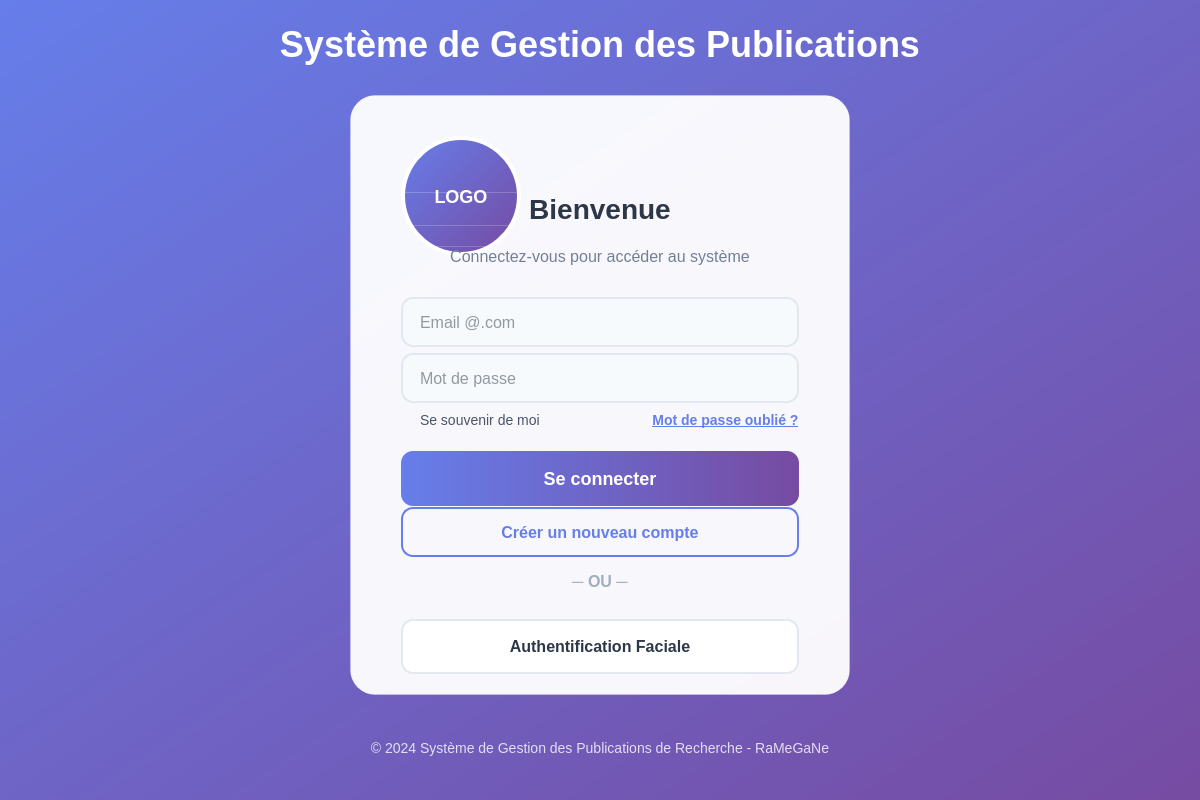
<?xml version="1.0" encoding="UTF-8"?>
<ui version="4.0">
 <class>Login</class>
 <widget class="QWidget" name="Login">
  <property name="geometry">
   <rect>
    <x>0</x>
    <y>0</y>
    <width>1200</width>
    <height>800</height>
   </rect>
  </property>
  <property name="minimumSize">
   <size>
    <width>1200</width>
    <height>800</height>
   </size>
  </property>
  <property name="windowTitle">
   <string>Login - Système de Gestion des Publications de Recherche</string>
  </property>
  <property name="styleSheet">
   <string notr="true">QWidget {
    background: qlineargradient(x1:0, y1:0, x2:1, y2:1, stop:0 #667eea, stop:1 #764ba2);
}</string>
  </property>
  <layout class="QVBoxLayout" name="mainLayout">
   <property name="spacing">
    <number>0</number>
   </property>
   <property name="leftMargin">
    <number>0</number>
   </property>
   <property name="topMargin">
    <number>0</number>
   </property>
   <property name="rightMargin">
    <number>0</number>
   </property>
   <property name="bottomMargin">
    <number>0</number>
   </property>
   <item>
    <spacer name="topSpacer">
     <property name="orientation">
      <enum>Qt::Orientation::Vertical</enum>
     </property>
     <property name="sizeType">
      <enum>QSizePolicy::Policy::Expanding</enum>
     </property>
     <property name="sizeHint" stdset="0">
      <size>
       <width>20</width>
       <height>0</height>
      </size>
     </property>
    </spacer>
   </item>
   <item>
    <widget class="QLabel" name="mainTitle">
     <property name="styleSheet">
      <string notr="true">font-size: 36px;
font-weight: 700;
color: white;
background-color: transparent;
text-align: center;</string>
     </property>
     <property name="text">
      <string>Système de Gestion des Publications</string>
     </property>
     <property name="alignment">
      <set>Qt::AlignmentFlag::AlignCenter</set>
     </property>
    </widget>
   </item>
   <item>
    <spacer name="spacerBeforeCard">
     <property name="orientation">
      <enum>Qt::Orientation::Vertical</enum>
     </property>
     <property name="sizeHint" stdset="0">
      <size>
       <width>20</width>
       <height>30</height>
      </size>
     </property>
    </spacer>
   </item>
   <item>
    <layout class="QHBoxLayout" name="centeringLayout">
     <item>
      <spacer name="horizontalSpacerLeft">
       <property name="orientation">
        <enum>Qt::Orientation::Horizontal</enum>
       </property>
       <property name="sizeHint" stdset="0">
        <size>
         <width>40</width>
         <height>20</height>
        </size>
       </property>
      </spacer>
     </item>
     <item>
      <widget class="QFrame" name="loginCard">
       <property name="minimumSize">
        <size>
         <width>500</width>
         <height>600</height>
        </size>
       </property>
       <property name="maximumSize">
        <size>
         <width>500</width>
         <height>600</height>
        </size>
       </property>
       <property name="styleSheet">
        <string notr="true">QFrame {
    background-color: rgba(255, 255, 255, 0.95);
    border-radius: 25px;
    border: 1px solid rgba(255, 255, 255, 0.2);
}</string>
       </property>
       <property name="frameShape">
        <enum>QFrame::Shape::StyledPanel</enum>
       </property>
       <property name="frameShadow">
        <enum>QFrame::Shadow::Raised</enum>
       </property>
       <layout class="QVBoxLayout" name="cardLayout">
        <property name="spacing">
         <number>20</number>
        </property>
        <property name="leftMargin">
         <number>50</number>
        </property>
        <property name="topMargin">
         <number>40</number>
        </property>
        <property name="rightMargin">
         <number>50</number>
        </property>
        <property name="bottomMargin">
         <number>40</number>
        </property>
        <item>
         <widget class="QLabel" name="logoPlaceholder">
          <property name="minimumSize">
           <size>
            <width>120</width>
            <height>120</height>
           </size>
          </property>
          <property name="maximumSize">
           <size>
            <width>120</width>
            <height>120</height>
           </size>
          </property>
          <property name="styleSheet">
           <string notr="true">QLabel {
    background: qlineargradient(x1:0, y1:0, x2:1, y2:1, stop:0 #667eea, stop:1 #764ba2);
    border-radius: 60px;
    border: 4px solid white;
    color: white;
    font-weight: bold;
    font-size: 18px;
}</string>
          </property>
          <property name="text">
           <string>LOGO</string>
          </property>
          <property name="alignment">
           <set>Qt::AlignmentFlag::AlignCenter</set>
          </property>
         </widget>
        </item>
        <item>
         <widget class="QLabel" name="welcomeLabel">
          <property name="styleSheet">
           <string notr="true">font-size: 28px;
font-weight: 600;
color: #2d3748;
background-color: transparent;
text-align: center;</string>
          </property>
          <property name="text">
           <string>Bienvenue</string>
          </property>
          <property name="alignment">
           <set>Qt::AlignmentFlag::AlignCenter</set>
          </property>
         </widget>
        </item>
        <item>
         <spacer name="fieldSpacer1">
          <property name="orientation">
           <enum>Qt::Orientation::Vertical</enum>
          </property>
          <property name="sizeHint" stdset="0">
           <size>
            <width>20</width>
            <height>10</height>
           </size>
          </property>
         </spacer>
        </item>
        <item>
         <widget class="QLabel" name="instructionLabel">
          <property name="styleSheet">
           <string notr="true">font-size: 16px;
font-weight: 400;
color: #718096;
background-color: transparent;
text-align: center;
margin-bottom: 10px;</string>
          </property>
          <property name="text">
           <string>Connectez-vous pour accéder au système</string>
          </property>
          <property name="alignment">
           <set>Qt::AlignmentFlag::AlignCenter</set>
          </property>
         </widget>
        </item>
        <item>
         <widget class="QLineEdit" name="emailEdit">
          <property name="minimumSize">
           <size>
            <width>0</width>
            <height>50</height>
           </size>
          </property>
          <property name="styleSheet">
           <string notr="true">QLineEdit {
    background-color: #f7fafc;
    border: 2px solid #e2e8f0;
    border-radius: 12px;
    padding: 0px 15px;
    font-size: 16px;
    color: #2d3748;
}
QLineEdit:focus {
    border: 2px solid #667eea;
    background-color: white;
}</string>
          </property>
          <property name="placeholderText">
           <string>Email @.com</string>
          </property>
         </widget>
        </item>
        <item>
         <widget class="QLineEdit" name="passwordEdit">
          <property name="minimumSize">
           <size>
            <width>0</width>
            <height>50</height>
           </size>
          </property>
          <property name="styleSheet">
           <string notr="true">QLineEdit {
    background-color: #f7fafc;
    border: 2px solid #e2e8f0;
    border-radius: 12px;
    padding: 0px 15px;
    font-size: 16px;
    color: #2d3748;
}
QLineEdit:focus {
    border: 2px solid #667eea;
    background-color: white;
}</string>
          </property>
          <property name="echoMode">
           <enum>QLineEdit::EchoMode::Password</enum>
          </property>
          <property name="placeholderText">
           <string>Mot de passe</string>
          </property>
         </widget>
        </item>
        <item>
         <layout class="QHBoxLayout" name="optionsLayout">
          <item>
           <widget class="QCheckBox" name="rememberCheck">
            <property name="styleSheet">
             <string notr="true">QCheckBox {
    color: #4a5568;
    font-size: 14px;
    background-color: transparent;
}</string>
            </property>
            <property name="text">
             <string>Se souvenir de moi</string>
            </property>
           </widget>
          </item>
          <item>
           <spacer name="horizontalSpacer">
            <property name="orientation">
             <enum>Qt::Orientation::Horizontal</enum>
            </property>
            <property name="sizeHint" stdset="0">
             <size>
              <width>40</width>
              <height>20</height>
             </size>
            </property>
           </spacer>
          </item>
          <item>
           <widget class="QPushButton" name="forgotPasswordBtn">
            <property name="styleSheet">
             <string notr="true">QPushButton {
    background-color: transparent;
    color: #667eea;
    border: none;
    font-size: 14px;
    font-weight: 500;
    text-decoration: underline;
}
QPushButton:hover {
    color: #764ba2;
}</string>
            </property>
            <property name="text">
             <string>Mot de passe oublié ?</string>
            </property>
           </widget>
          </item>
         </layout>
        </item>
        <item>
         <widget class="QPushButton" name="loginBtn">
          <property name="minimumSize">
           <size>
            <width>0</width>
            <height>55</height>
           </size>
          </property>
          <property name="styleSheet">
           <string notr="true">QPushButton {
    background: qlineargradient(x1:0, y1:0, x2:1, y2:0, stop:0 #667eea, stop:1 #764ba2);
    color: white;
    border: none;
    border-radius: 12px;
    font-size: 18px;
    font-weight: 600;
}
QPushButton:hover {
    background: qlineargradient(x1:0, y1:0, x2:1, y2:0, stop:0 #5a6fd8, stop:1 #6a4091);
}
QPushButton:pressed {
    background: qlineargradient(x1:0, y1:0, x2:1, y2:0, stop:0 #4a5cc7, stop:1 #5a3579);
}</string>
          </property>
          <property name="text">
           <string>Se connecter</string>
          </property>
         </widget>
        </item>
        <item>
         <widget class="QPushButton" name="signupBtn">
          <property name="minimumSize">
           <size>
            <width>0</width>
            <height>50</height>
           </size>
          </property>
          <property name="styleSheet">
           <string notr="true">QPushButton {
    background-color: transparent;
    color: #667eea;
    border: 2px solid #667eea;
    border-radius: 12px;
    font-size: 16px;
    font-weight: 600;
}
QPushButton:hover {
    background-color: rgba(102, 126, 234, 0.1);
    border: 2px solid #764ba2;
    color: #764ba2;
}</string>
          </property>
          <property name="text">
           <string>Créer un nouveau compte</string>
          </property>
         </widget>
        </item>
        <item>
         <widget class="QLabel" name="orLabel">
          <property name="styleSheet">
           <string notr="true">font-size: 16px;
font-weight: 500;
color: #a0aec0;
background-color: transparent;
text-align: center;
margin: 10px 0px;</string>
          </property>
          <property name="text">
           <string>─ OU ─</string>
          </property>
          <property name="alignment">
           <set>Qt::AlignmentFlag::AlignCenter</set>
          </property>
         </widget>
        </item>
        <item>
         <widget class="QPushButton" name="facialAuthBtn">
          <property name="minimumSize">
           <size>
            <width>0</width>
            <height>55</height>
           </size>
          </property>
          <property name="styleSheet">
           <string notr="true">QPushButton {
    background-color: white;
    color: #2d3748;
    border: 2px solid #e2e8f0;
    border-radius: 12px;
    font-size: 16px;
    font-weight: 600;
}
QPushButton:hover {
    background-color: #f7fafc;
    border: 2px solid #667eea;
}
QPushButton:pressed {
    background-color: #edf2f7;
}</string>
          </property>
          <property name="text">
           <string>Authentification Faciale</string>
          </property>
          <property name="icon">
           <iconset>
            <normaloff>:/icons/face</normaloff>:/icons/face</iconset>
          </property>
         </widget>
        </item>
       </layout>
      </widget>
     </item>
     <item>
      <spacer name="horizontalSpacerRight">
       <property name="orientation">
        <enum>Qt::Orientation::Horizontal</enum>
       </property>
       <property name="sizeHint" stdset="0">
        <size>
         <width>40</width>
         <height>20</height>
        </size>
       </property>
      </spacer>
     </item>
    </layout>
   </item>
   <item>
    <spacer name="spacerAfterCard">
     <property name="orientation">
      <enum>Qt::Orientation::Vertical</enum>
     </property>
     <property name="sizeType">
      <enum>QSizePolicy::Policy::Expanding</enum>
     </property>
     <property name="sizeHint" stdset="0">
      <size>
       <width>20</width>
       <height>0</height>
      </size>
     </property>
    </spacer>
   </item>
   <item>
    <widget class="QLabel" name="footerLabel">
     <property name="styleSheet">
      <string notr="true">font-size: 14px;
font-weight: 400;
color: rgba(255, 255, 255, 0.8);
background-color: transparent;
text-align: center;
padding: 20px 0px;</string>
     </property>
     <property name="text">
      <string>© 2024 Système de Gestion des Publications de Recherche - RaMeGaNe</string>
     </property>
     <property name="alignment">
      <set>Qt::AlignmentFlag::AlignCenter</set>
     </property>
    </widget>
   </item>
   <item>
    <spacer name="bottomSpacer">
     <property name="orientation">
      <enum>Qt::Orientation::Vertical</enum>
     </property>
     <property name="sizeHint" stdset="0">
      <size>
       <width>20</width>
       <height>20</height>
      </size>
     </property>
    </spacer>
   </item>
  </layout>
 </widget>
 <resources/>
 <connections/>
</ui>
